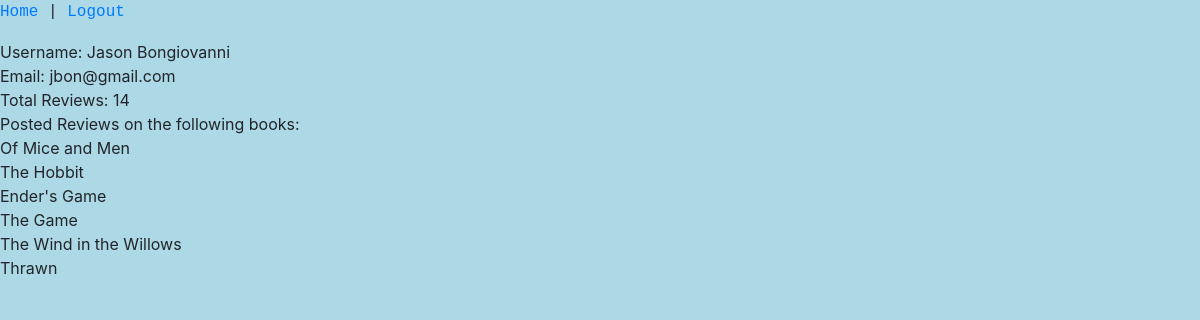
The app's page /reads/user/1 (signed in), older data.
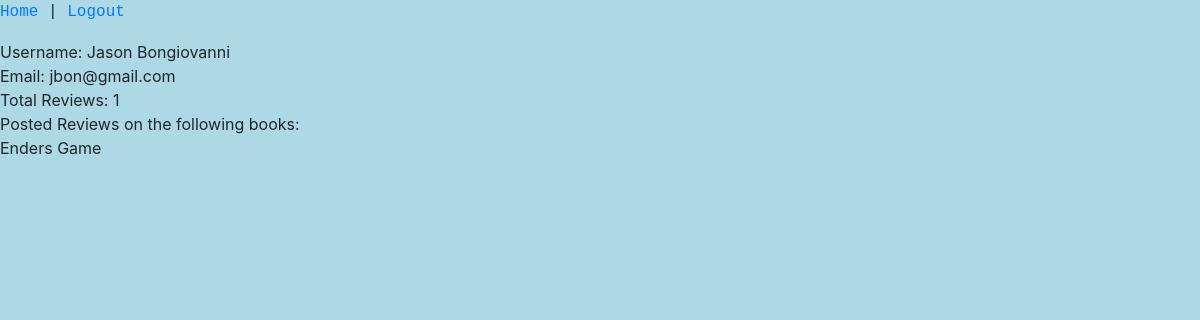
The same page, newer data.
### registration_app/models.py (models this page shows)
class User(models.Model):
    first_name = models.CharField(max_length=45)
    last_name = models.CharField(max_length=45)
    email = models.EmailField(unique=True)
    password = models.CharField(max_length=255)
    objects = UserManager()

### reads_app/models.py (models this page shows)
class Book(models.Model):
    title = models.CharField(max_length=255)
    contributor = models.ForeignKey(User, related_name = "book_added", on_delete = models.CASCADE)
    author = models.ForeignKey(Author, related_name = "book_written", on_delete = models.CASCADE)
    created_at = models.DateTimeField(auto_now_add = True)
    updated_at = models.DateTimeField(auto_now = True)
    objects = BookManager()

### reads_app/views.py (the view)
# urls.py: path('user/<int:contributor_id>', views.user_info_page),
def user_info_page(request, contributor_id):
    context = {
        "user": User.objects.get(id = request.session['user_id']),
        "review_contributor": User.objects.get(id = contributor_id),
        "books_contributed": User.objects.get(id = contributor_id).book_added.all()
    }
    return render(request, 'user_info.html', context)

### reads_app/templates/user_info.html (shortened to what this page needs)
<!DOCTYPE html>
<html lang="en">
<head>
    <link href="https://stackpath.bootstrapcdn.com/bootstrap/4.5.0/css/bootstrap.min.css" rel="stylesheet">
    {% load static %}
    <link rel="stylesheet" href="{% static 'logreg/style.css' %}">
</head>
<body>
    <p><a href="/reads">Home</a> | <a href="/">Logout</a></p>
    Username: {{review_contributor.first_name}} {{review_contributor.last_name}}<br>
    Email: {{review_contributor.email}}<br>
    Total Reviews: {{review_contributor.user_reviews.count}}<br>
    Posted Reviews on the following books:<br>
    {% for books in books_contributed %}
        {{books.title}}<br>
    {% endfor %}
</body>
</html>

### registration_app/static/logreg/style.css (style rules this page uses)
* { font-family: 'Hermit', monospace; }
body { background-color: lightblue; }

Row changes from the older to the newer data that the page shows:
removed Book: title "The Hobbit"
removed Book: title "Ender's Game"
removed Book: title "The Game"
removed Book: title "The Wind in the Willows"
removed Book: title "Thrawn"
changed User "Jason": user_reviews.count "14" → "1"
changed Book: title "Of Mice and Men" → "Enders Game"
